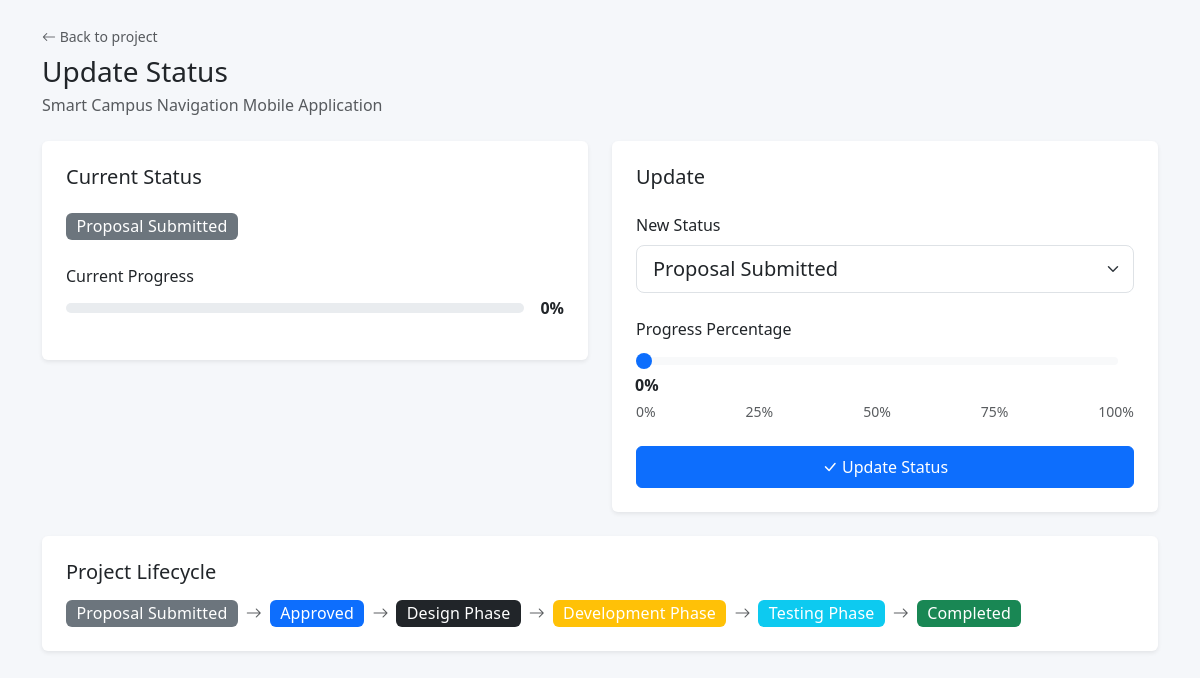
Screenshot of /projects/update_status.php?id=3 (signed in) with the database file from the repository.
### tables this page shows
CREATE TABLE IF NOT EXISTS projects (
    id INT AUTO_INCREMENT PRIMARY KEY,
    project_title VARCHAR(200) NOT NULL,
    student_name VARCHAR(100) NOT NULL,
    supervisor_name VARCHAR(100) NOT NULL,
    description TEXT,
    start_date DATE DEFAULT NULL,
    expected_completion DATE DEFAULT NULL,
    status ENUM(
        'Proposal Submitted',
        'Approved',
        'Design Phase',
        'Development Phase',
        'Testing Phase',
        'Completed'
    ) NOT NULL DEFAULT 'Proposal Submitted',
    progress_percentage INT DEFAULT 0 CHECK (progress_percentage >= 0 AND progress_percentage <= 100),
    created_at TIMESTAMP DEFAULT CURRENT_TIMESTAMP
);

### projects/update_status.php (the view, shortened to what this page needs)
<?php
$conn = getConnection();
$project_id = isset($_GET['id']) ? (int)$_GET['id'] : 0;
$stmt = $conn->prepare('SELECT * FROM projects WHERE id = ?');
$stmt->bind_param('i', $project_id);
$stmt->execute();
$project = $stmt->get_result()->fetch_assoc();
?>
<!DOCTYPE html>
<html lang="en">
<head>
    <link href="https://cdn.jsdelivr.net/npm/bootstrap@5.3.0/dist/css/bootstrap.min.css" rel="stylesheet">
    <link rel="stylesheet" href="https://cdn.jsdelivr.net/npm/bootstrap-icons@1.11.0/font/bootstrap-icons.css">
    <link rel="stylesheet" href="../assets/css/style.css">
</head>
<body>
    <div class="container py-4">
        <div class="mb-4">
            <a href="view_projects.php?id=<?= $project_id ?>" class="text-decoration-none text-muted small d-inline-block mb-2">
                <i class="bi bi-arrow-left"></i> Back to project
            </a>
            <h1 class="h3 mb-1">Update Status</h1>
            <p class="text-muted mb-0"><?= htmlspecialchars($project['project_title']) ?></p>
        </div>
        <div class="row g-4">
            <div class="col-lg-6">
                <div class="card border-0 shadow-sm">
                    <div class="card-body p-4">
                        <h5 class="card-title mb-4">Current Status</h5>
                        <div class="mb-4">
                            <span class="badge bg-<?php
                                $s = $project['status'];
                                if ($s === 'Completed') echo 'success';
                                elseif ($s === 'Approved') echo 'primary';
                                elseif ($s === 'Proposal Submitted') echo 'secondary';
                                elseif ($s === 'Testing Phase') echo 'info';
                                elseif ($s === 'Development Phase') echo 'warning';
                                else echo 'dark';
                            ?> fs-6"><?= htmlspecialchars($project['status']) ?></span>
                        </div>
                        <div class="mb-3">
                            <label class="form-label">Current Progress</label>
                            <div class="d-flex align-items-center gap-3">
                                <div class="progress flex-grow-1" style="height:10px;">
                                </div>
                                <strong><?= $project['progress_percentage'] ?>%</strong>
                            </div>
                        </div>
                    </div>
                </div>
            </div>
            <div class="col-lg-6">
                <div class="card border-0 shadow-sm">
                    <div class="card-body p-4">
                        <h5 class="card-title mb-4">Update</h5>
                        <form method="POST" action="">
                            <div class="mb-4">
                                <label class="form-label">New Status</label>
                                <select class="form-select form-select-lg" name="status">
                                    <option value="Proposal Submitted" <?= $project['status'] === 'Proposal Submitted' ? 'selected' : '' ?>>Proposal Submitted</option>
                                </select>
                            </div>
                            <div class="mb-4">
                                <label class="form-label">Progress Percentage</label>
                                <div class="input-group">
                                    <input type="range" class="form-range me-3" name="progress_percentage"
                                           min="0" max="100" value="<?= $project['progress_percentage'] ?>"
                                           id="progressSlider"
                                           oninput="document.getElementById('progressVal').textContent = this.value + '%'">
                                    <span class="fw-bold" id="progressVal"><?= $project['progress_percentage'] ?>%</span>
                                </div>
                                <div class="d-flex justify-content-between small text-muted mt-1">
                                    <span>0%</span><span>25%</span><span>50%</span><span>75%</span><span>100%</span>
                                </div>
                            </div>
                            <button type="submit" class="btn btn-primary w-100 py-2">
                                <i class="bi bi-check-lg"></i> Update Status
                            </button>
                        </form>
                    </div>
                </div>
            </div>
        </div>
        <div class="card border-0 shadow-sm mt-4">
            <div class="card-body p-4">
                <h5 class="card-title mb-3">Project Lifecycle</h5>
                <div class="d-flex flex-wrap gap-2 align-items-center">
                    <span class="badge bg-secondary fs-6">Proposal Submitted</span>
                    <i class="bi bi-arrow-right text-muted"></i>
                    <span class="badge bg-primary fs-6">Approved</span>
                    <i class="bi bi-arrow-right text-muted"></i>
                    <span class="badge bg-dark fs-6">Design Phase</span>
                    <i class="bi bi-arrow-right text-muted"></i>
                    <span class="badge bg-warning fs-6">Development Phase</span>
                    <i class="bi bi-arrow-right text-muted"></i>
                    <span class="badge bg-info fs-6">Testing Phase</span>
                    <i class="bi bi-arrow-right text-muted"></i>
                    <span class="badge bg-success fs-6">Completed</span>
                </div>
            </div>
        </div>
    </div>
</body>
</html>

### assets/css/style.css (style rules this page uses)
body { min-height: 100vh; background-color: #f5f7fa; }
.card { transition: box-shadow 0.2s ease, transform 0.2s ease; }
.badge { font-weight: 500; letter-spacing: 0.01em; }

### rows the page displays
projects: project_title "Smart Campus Navigation Mobile Application", status "Proposal Submitted", progress_percentage "0"
